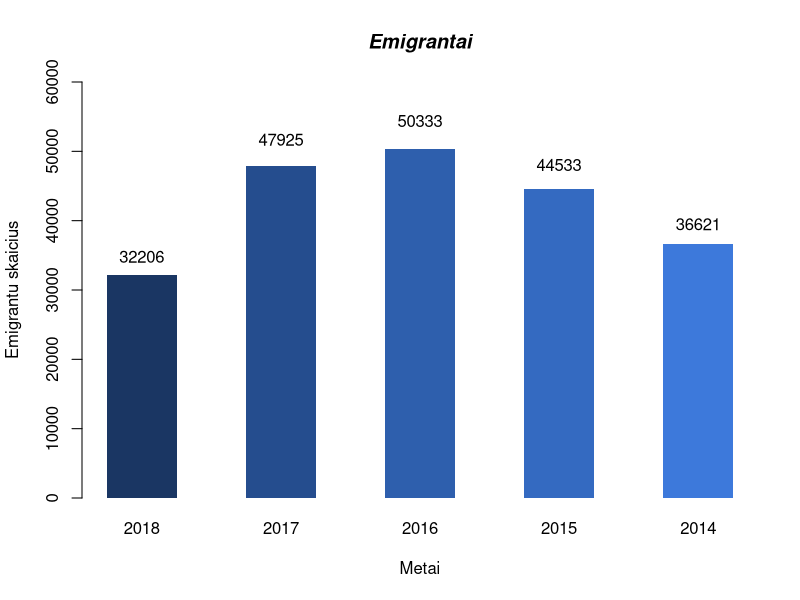

This figure's R source:
if (!require(readxl)) install.packages("readxl"); require(readxl)
if (!require(tidyverse)) install.packages("tidyverse"); require(tidyverse)


tab = as.data.frame(read_excel("data.xlsx", 1))

margins.default = par("mar")
par(mar = c(7, 8, 7, 3))

png(
  filename = "diagrama1.png",
  units = "px",
  width = 1980,
  height = 1080,
  res = 300
)

bp <- barplot(
  tab$Emigrantai, 
  names.arg = tab$...1,
  las = 0,
  ylim = c(0, 60000),
  space = 1,
  col = c("#1a3663", "#254d8e", "#2e5fad", "#346ac1", "#3d79db"),
  border = NA,
  xlab = "Metai",
  ylab = "Emigrantu skaicius",
  xpd = TRUE
)
title(main = "Emigrantai", font.main = 4)
text(bp, (tab$`Emigrantai | asmenys`) * 1.08, labels = tab$`Emigrantai | asmenys`)

dev.off()
